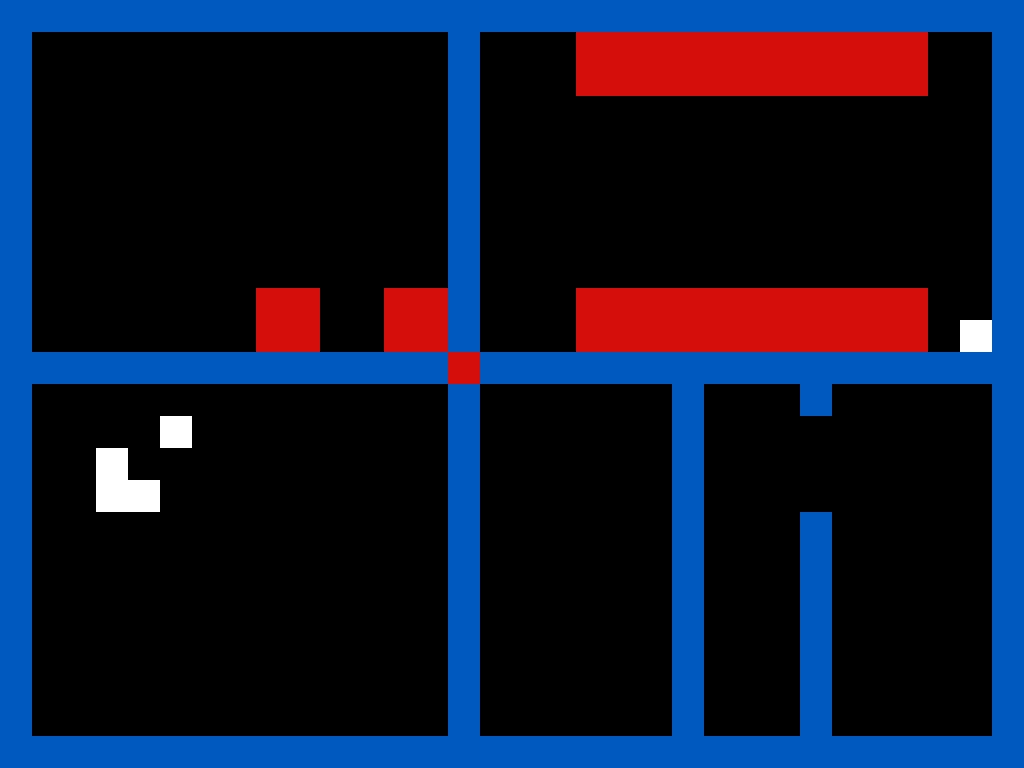

A 2D game scene composited from a Tiled map and its tileset images. What follows is a short description and the map's XML, with each tile layer's data collapsed to a summary:
An orthogonal 32x24 tile map with 32x32 px tiles, 1 tile layer (Tiles) and 29 objects (9x solid, 7x tpStart, 5x tpEnd, 4x damage, player, ...).

<map version="2017.05.26" orientation="orthogonal" renderorder="right-down" width="32" height="24" tilewidth="32" tileheight="32" nextobjectid="32">
 <tileset firstgid="1" source="tileset.tsx" />
 <layer name="Tiles" width="32" height="24">
  <data>[768 cells, 235 non-empty, 3 distinct tile ids]</data>
 </layer>
 <objectgroup name="Objects">
  <object id="1" name="solid" x="0" y="0" width="1024" height="32" />
  <object id="2" name="solid" x="0" y="736" width="1024" height="32" />
  <object id="3" name="solid" x="0" y="352" width="1024" height="32" />
  <object id="4" name="solid" x="0" y="32" width="32" height="704" />
  <object id="5" name="solid" x="448" y="32" width="32" height="704" />
  <object id="6" name="solid" x="992" y="32" width="32" height="704" />
  <object id="7" name="player" x="64" y="672" width="32" height="32" />
  <object id="8" name="end" x="960" y="320" width="32" height="32" />
  <object id="9" name="damage" x="576" y="32" width="352" height="64" />
  <object id="10" name="damage" x="576" y="288" width="352" height="64" />
  <object id="11" name="first" type="tpStart" x="352" y="672" width="32" height="32" />
  <object id="12" name="endTp" type="tpStart" x="64" y="544" width="32" height="32" />
  <object id="13" name="endTp" type="tpEnd" x="512" y="288" width="32" height="32" />
  <object id="14" name="key" x="352" y="256" width="32" height="32" />
  <object id="15" name="keyTp" type="tpEnd" x="64" y="64" width="32" height="32" />
  <object id="16" name="start" type="tpStart" x="352" y="320" width="32" height="32" />
  <object id="17" name="damage" x="256" y="288" width="64" height="64" />
  <object id="18" name="damage" x="384" y="288" width="64" height="64" />
  <object id="19" name="start" type="tpEnd" x="64" y="640" width="32" height="32" />
  <object id="20" name="first" type="tpEnd" x="512" y="672" width="32" height="32" />
  <object id="21" name="keyTp" type="tpStart" x="192" y="608" width="32" height="32" />
  <object id="22" name="magnet" x="864" y="672" width="32" height="32" />
  <object id="24" name="solid" x="672" y="384" width="32" height="352" />
  <object id="25" name="solid" x="800" y="384" width="32" height="32" />
  <object id="26" name="solid" x="800" y="512" width="32" height="224" />
  <object id="27" name="loop" type="tpEnd" x="736" y="416" width="32" height="32" />
  <object id="28" name="loop" type="tpStart" x="736" y="672" width="32" height="32" />
  <object id="29" name="loop" type="tpStart" x="608" y="672" width="32" height="32" />
  <object id="31" name="start" type="tpStart" x="928" y="672" width="32" height="32" />
 </objectgroup>
</map>
